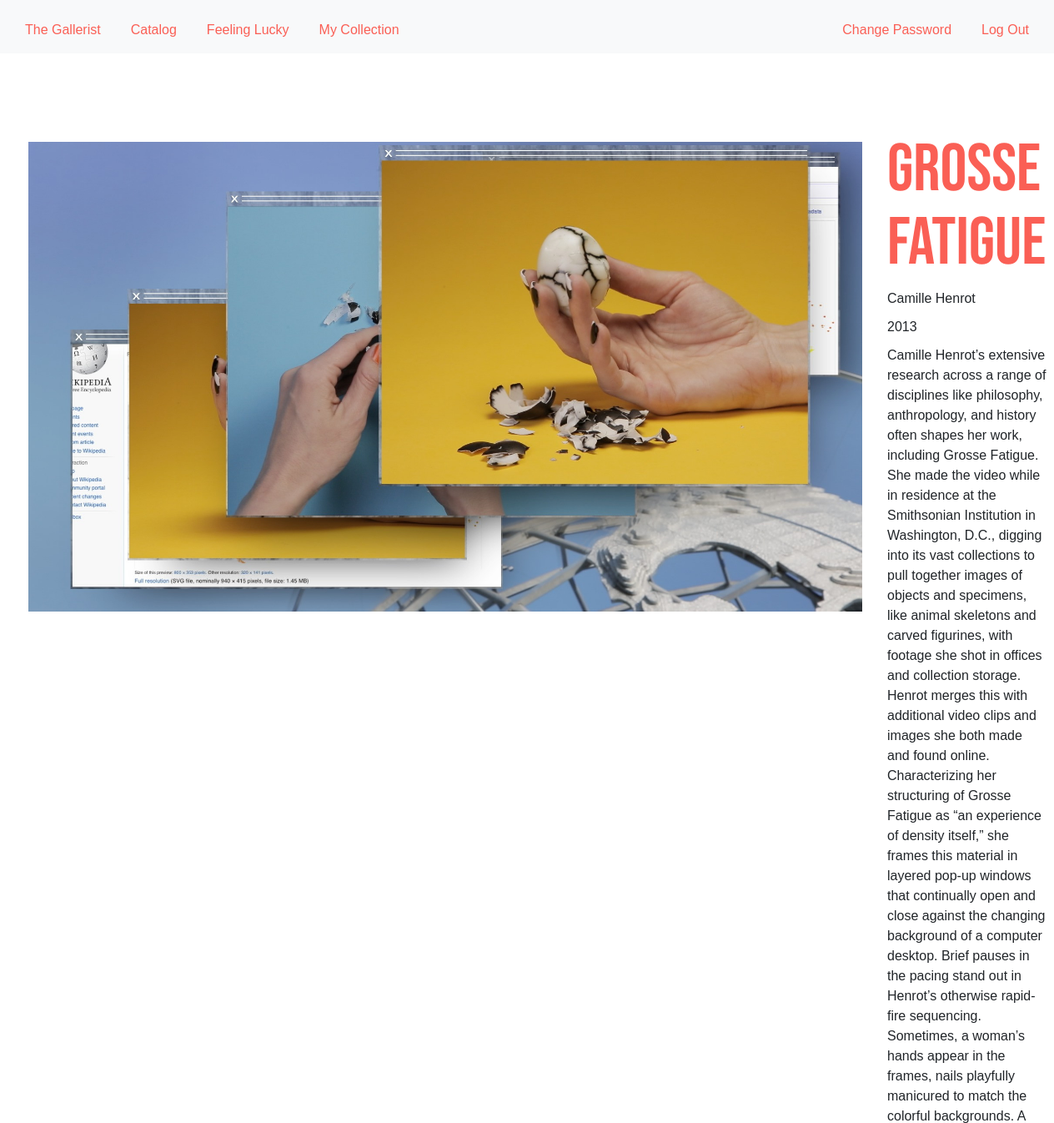
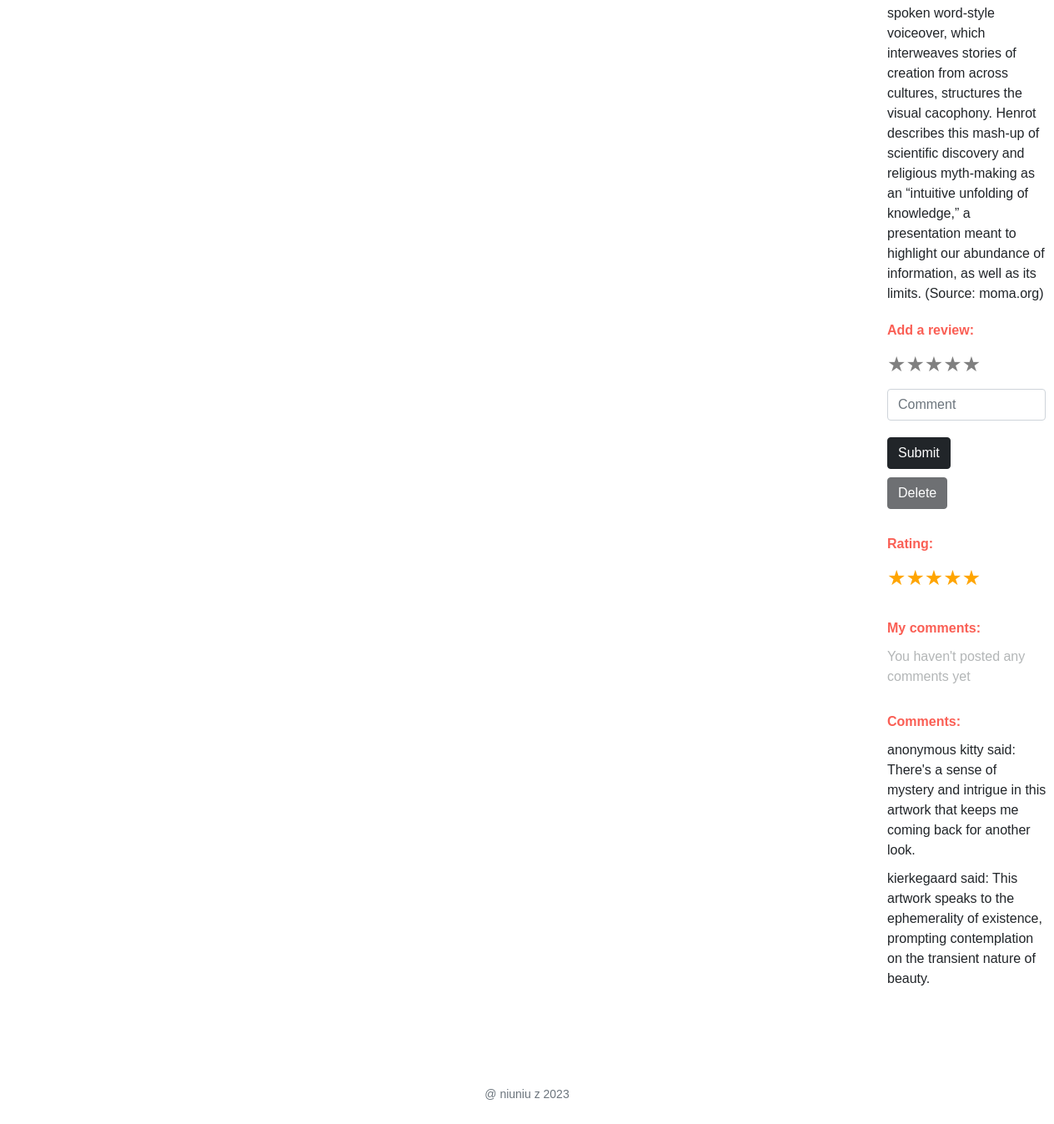
Screenshot of /artwork/1 (signed in) with the database file from the repository (2 pictures, top to bottom).
### tables this page shows
CREATE TABLE 'artworks' ('artwork_id' INTEGER PRIMARY KEY AUTOINCREMENT NOT NULL, 'name' TEXT NOT NULL, 'artist' TEXT NOT NULL, 'year' TEXT NOT NULL, 'image_path' TEXT NOT NULL, descript TEXT);

CREATE TABLE 'reviews' ('review_id' INTEGER PRIMARY KEY AUTOINCREMENT NOT NULL, 'user_id' INTEGER NOT NULL, 'artwork_id' INTEGER NOT NULL,'rating' INTEGER,'comment' TEXT, 'timestamp' DATETIME NOT NULL DEFAULT CURRENT_TIMESTAMP);

CREATE TABLE 'users' (id INTEGER PRIMARY KEY AUTOINCREMENT NOT NULL, username TEXT NOT NULL, hash TEXT NOT NULL);

### app.py (the view)
@app.route("/artwork/<int:id>")
@login_required
def artwork(id):
    artwork = db.execute(
        "SELECT * FROM artworks WHERE artwork_id = ?",
        id,
    )
    if not artwork:
        return apology("artwork not found", 400)
    my_rating = db.execute(
        "SELECT rating FROM reviews WHERE user_id = ? AND artwork_id = ? AND rating IS NOT NULL",
        session["user_id"],
        id,
    )
    if not my_rating:
        my_stars = None
    else:
        my_stars = my_rating[0]["rating"]
    calc_rating = db.execute(
        "SELECT rating FROM reviews WHERE artwork_id = ? AND rating IS NOT NULL",
        id,
    )
    if not calc_rating:
        avg_rating = None
    else:
        array = list(map(lambda d: d["rating"], calc_rating))
        avg_rating = round(numpy.mean(array))
    my_comment = db.execute(
        "SELECT comment FROM reviews WHERE user_id = ? AND artwork_id = ? AND comment IS NOT NULL",
        session["user_id"],
        id,
    )
    if not my_comment:
        show_comment = None
    else:
        show_comment = my_comment
    other_comment = db.execute(
        "SELECT comment, username FROM reviews JOIN users ON reviews.user_id = users.id WHERE user_id IS NOT ? AND artwork_id = ? AND comment IS NOT NULL",
        session["user_id"],
        id,
    )
    if not other_comment:
        show_other_comment = None
    else:
        show_other_comment = other_comment
    return render_template(
        "artwork.html",
        artwork=artwork[0],
        my_stars=my_stars,
        avg_rating=avg_rating,
        show_comment=show_comment,
        show_other_comment=show_other_comment,
        disable_rating_button=my_stars is not None,
    )

### app.py (called while the page is built)
@app.after_request
def after_request(response):
    response.headers["Cache-Control"] = "no-cache, no-store, must-revalidate"
    response.headers["Expires"] = 0
    response.headers["Pragma"] = "no-cache"
    return response

### helpers.py (called while the page is built)
def login_required(f):
    @wraps(f)
    def decorated_function(*args, **kwargs):
        if session.get("user_id") is None:
            return redirect("/login")
        return f(*args, **kwargs)
    return decorated_function

### templates/artwork.html (shortened to what this page needs)
{% extends "layout.html" %}
{% block main %}
<body></body>
   <main class="container-fluid py-5 text-center">
      <div class="artwork-container">
         <img src="{{url_for('static', filename=artwork.image_path)}}" alt="artwork" style="max-width: 1000px; height: auto; margin: 10px;">
         <div class="artwork-descript">
            <p style = "font-family: 'Bebas Neue', sans-serif; font-size: 500%; line-height: 1.1; color: #FA5F55;">{{artwork.name}}</p>
            <p>{{artwork.artist}}</p>
            <p>{{artwork.year}}</p>
            <p>{{artwork.descript}}</p>
            <div class="block" style="width: 100%;">
               <form action="/review" method="post" id="rating_form">
                  <p class="heading">Add a review: </p>
                  <div class="rating-box" style="margin-bottom: 10px;">
                     <div data-id="{{artwork.artwork_id}}" class="stars">
                        <span data-rating="5">&#9733;</span>
                        <span data-rating="4">&#9733;</span>
                        <span data-rating="3">&#9733;</span>
                        <span data-rating="2">&#9733;</span>
                        <span data-rating="1">&#9733;</span>
                     </div>
                  </div>
                  <div style="margin-bottom: 20px;">
                     <input autocomplete="off" id="comment_box" class="form-control mx-auto w-100" name="comment" placeholder="Comment" type="text">
                  </div>
                  <button style="margin-bottom: 10px;" class="btn btn-dark" id="rating_button" type="submit">Submit</button>
               </form>
               <form action="/deletereview" method="post" id="delete_rating">
                  <button style="margin-bottom: 10px;" class="btn btn-dark" id="delete_rating_button" type="submit">Delete</button>
               </form>
            </div>
            <div class="block" id="rated">
               <p class="heading">Rating: </p>
               <div class="rating-box" style="margin-bottom: 10px;">
                  <div class="stars2">
                     <span data-rating="5">&#9733;</span>
                     <span data-rating="4">&#9733;</span>
                     <span data-rating="3">&#9733;</span>
                     <span data-rating="2">&#9733;</span>
                     <span data-rating="1">&#9733;</span>
                  </div>
               </div>
            </div>
            <div class="block">
               <p class="heading">My comments:</p>
               {% if show_comment %}
               {% for comment in show_comment %}
               <p>{{ comment["comment"] }}</p>
               {% endfor %}
               {% else %}
               <p class="nocomment">You haven't posted any comments yet</p>
               {% endif %}
            </div>
            <div class="block">
               <p class="heading">Comments:</p>
               {% if show_other_comment %}
               {% for comment in show_other_comment %}
               <p>{{ comment["username"] }} said: {{ comment["comment"] }}</p>
               {% endfor %}
               {% else %}
               <p class="nocomment">No comments yet</p>
               {% endif %}
            </div>
         </div>
      </div>
   </main>
</body>
{% endblock %}

### static/styles.css (style rules this page uses)
body { font-family: Helvetica; }
p { margin-bottom: 10px; }
.artwork-container { display: flex; align-items: flex-start; }
.artwork-descript { text-align: left; flex-grow: 1; margin-left: 20px; display: flex; flex-direction: column; align-items: flex-start; }
.stars, .stars2 { display: flex; flex-direction: row-reverse; color: gray; }
.stars span, .stars2 span { cursor: pointer; transition: color .2s; font-size: 25px; }
.stars2 span[data-clicked="true"] { color: orange; }
.stars2 span[data-clicked="true"]~span { color: orange; }
.rating-box { display: flex; align-items: left; justify-content: left; }
.block { margin: 10px 0 10px 0; }
.heading { color: #FA5F55; font-weight: bold; }
.nocomment { color: #B3B6B7 }

### rows the page displays
artworks: image_path (picture), name "Grosse Fatigue", artist "Camille Henrot", year "2013", descript "Camille Henrot’s extensive research across a range of disciplines like philosophy, anthropology, and history often shapes her work, including Grosse Fatigue. She made the video while in residence at the Smithsonian Institution in Washington, D.C., digging into its vast collections to pull together images of objects and specimens, like animal skeletons and carved figurines, with footage she shot in offices and collection storage. Henrot merges this with additional video clips and images she both made and found online. Characterizing her structuring of Grosse Fatigue as “an experience of density itself,” she frames this material in layered pop-up windows that continually open and close…"
reviews: username "anonymous kitty", comment "There's a sense of mystery and intrigue in this artwork that keeps me coming back for another look."
reviews: username "kierkegaard", comment "This artwork speaks to the ephemerality of existence, prompting contemplation on the transient nature of beauty."
